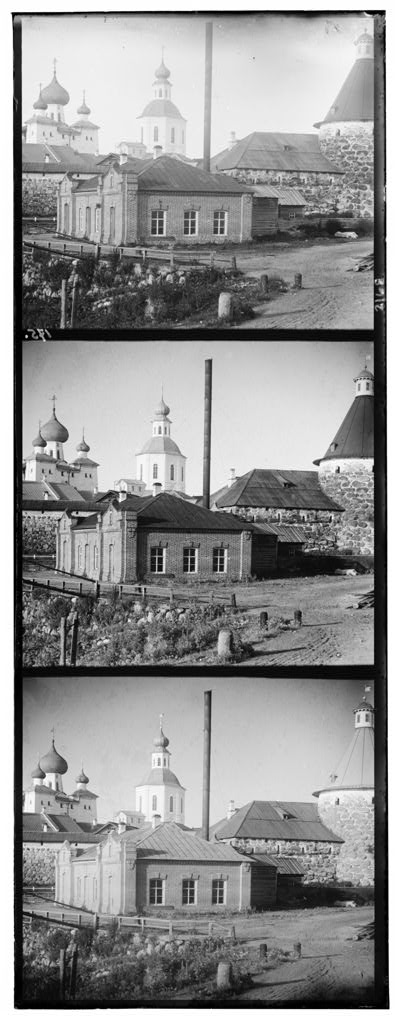
#> input picture prokudin-gorskii/prokudin-gorskii/00351v.jpg, 396 x 1024 px, found by its file name
$ jupyter execute work.ipynb
#> lines starting #> are read from the running program, lines starting #| are printed output that depends on the picture
[cell 1]
import os
import cv2
import numpy as np
import matplotlib; matplotlib.use('agg')
import matplotlib.pyplot as plt

[cell 2]
def split_triptych(path):

    # Read the image
    try:
        # Try using plt.imread first
        img = plt.imread(path)
#> img is the input picture: shape (1024, 396); min 0, max 255, mean 146.8
    except:
        try:
            import urllib.request
            resp = urllib.request.urlopen(path)
            img = np.asarray(bytearray(resp.read()), dtype="uint8")
            img = cv2.imdecode(img, cv2.IMREAD_COLOR)
            img = cv2.cvtColor(img, cv2.COLOR_BGR2RGB)
        except:
            raise ValueError(f"Could not load image from {path}")

    # Get the height and width of the image
    height, width = img.shape[:2]
#> height = 1024; width = 396

    # Calculate the height of each panel (assuming equal sizes)
    panel_height = height // 3
#> panel_height = 341

    # Split the image into three panels (B, G, R from top to bottom)
    # Ensure each panel has exactly the same shape
    blue_channel = img[:panel_height, :]
    green_channel = img[panel_height:2*panel_height, :]
    red_channel = img[2*panel_height:3*panel_height, :]  # Use exact range to ensure same shape

    # Print shapes for debugging
    print(f"Blue channel shape: {blue_channel.shape}")
#| Blue channel shape: (341, 396)
    print(f"Green channel shape: {green_channel.shape}")
#| Green channel shape: (341, 396)
    print(f"Red channel shape: {red_channel.shape}")
#| Red channel shape: (341, 396)

    # Check if all channels have the same dimensions
    if blue_channel.shape != green_channel.shape or blue_channel.shape != red_channel.shape:
        # Resize all to the smallest shape to ensure compatibility
        min_height = min(blue_channel.shape[0], green_channel.shape[0], red_channel.shape[0])
        min_width = min(blue_channel.shape[1], green_channel.shape[1], red_channel.shape[1])

        blue_channel = blue_channel[:min_height, :min_width]
        green_channel = green_channel[:min_height, :min_width]
        red_channel = red_channel[:min_height, :min_width]

        print(f"Resized all channels to shape: {blue_channel.shape}")

    # If the channels are grayscale (only 2D), expand them to 3D for stacking
    if len(blue_channel.shape) == 2:
        # Stack the channels in RGB order
        color_image = np.stack((red_channel, green_channel, blue_channel), axis=2)
    else:
        # If channels already have color dimensions, extract first channel only
        red_intensity = red_channel[:,:,0] if len(red_channel.shape) > 2 else red_channel
        green_intensity = green_channel[:,:,0] if len(green_channel.shape) > 2 else green_channel
        blue_intensity = blue_channel[:,:,0] if len(blue_channel.shape) > 2 else blue_channel

        # Stack the intensity channels
        color_image = np.stack((red_intensity, green_intensity, blue_intensity), axis=2)

    # If the image has values in range [0,1], convert to [0,255] for saving
    if color_image.max() <= 1.0:
        color_image = (color_image * 255).astype(np.uint8)

    # Save the color image
    plt.imsave('color_image_task1.jpg', color_image)

    return red_channel, green_channel, blue_channel, color_image

[cell 3]
def normalized_cross_correlation(channel1, channel2):
    """
    Compute the normalized cross-correlation between two channels.
    """
    # Flatten the channels to 1D arrays
    channel1_flat = channel1.flatten()
    channel2_flat = channel2.flatten()

    # Normalize the channels by their L2 norm
    norm1 = np.sqrt(np.sum(channel1_flat**2))
    norm2 = np.sqrt(np.sum(channel2_flat**2))

    # Avoid division by zero
    if norm1 == 0 or norm2 == 0:
        return 0

    channel1_norm = channel1_flat / norm1
    channel2_norm = channel2_flat / norm2

    # Compute the dot product (correlation)
    ncc = np.dot(channel1_norm, channel2_norm)

    return ncc

[cell 4]
def normalized_cross_correlation_center(channel1, channel2, border=15):
    """
    Compute the normalized cross-correlation between two channels,
    using only the center region unaffected by offsetting artifacts.
    """
    # Exclude border pixels
    h, w = channel1.shape[:2]
    center1 = channel1[border:h-border, border:w-border]
    center2 = channel2[border:h-border, border:w-border]

    return normalized_cross_correlation(center1, center2)

[cell 5]
def simple_dot_product(channel1, channel2):
    """
    Compute the simple dot product between two channels with no normalization.
    """
    # Flatten the channels to 1D arrays
    channel1_flat = channel1.flatten()
    channel2_flat = channel2.flatten()

    # Compute the dot product (correlation)
    dot_product = np.dot(channel1_flat, channel2_flat)

    return dot_product

[cell 6]
def best_offset_ncc(fixed_channel, moving_channel, offset_range=15, use_center=True):
    """
    Look for the best offset using normalized cross-correlation.
    """
#> called with offset_range = 15, use_center = True
    best_corr = -1  # Initialize with a negative correlation
    best_y, best_x = 0, 0

    # Try different offsets
    for y_offset in range(-offset_range, offset_range + 1):
        for x_offset in range(-offset_range, offset_range + 1):
            # Shift the moving channel
            shifted = np.roll(moving_channel, (y_offset, x_offset), axis=(0, 1))

            # Compute correlation
            if use_center:
                corr = normalized_cross_correlation_center(fixed_channel, shifted, border=offset_range)
            else:
                corr = normalized_cross_correlation(fixed_channel, shifted)

            # Update if better correlation found
            if corr > best_corr:
                best_corr = corr
                best_y, best_x = y_offset, x_offset
#> this loop made 31 passes
#> pass 1, in normalized_cross_correlation_center (call 3), `center2 = channel2[border:h-border, border:w-border]`:
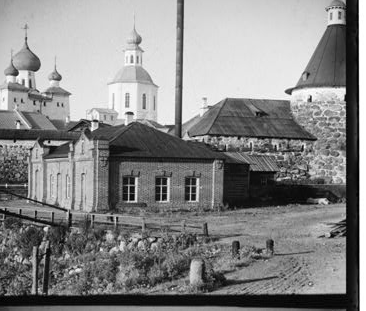
#> center2: shape (311, 366); min 0, max 255, mean 134.7

    return best_y, best_x

[cell 7]
def best_offset_dot(fixed_channel, moving_channel, offset_range=15, use_center=True):
    """
    best offset using simple dot product.
    """
    best_corr = -float('inf')  # Initialize with negative infinity
    best_y, best_x = 0, 0

    # Try different offsets
    for y_offset in range(-offset_range, offset_range + 1):
        for x_offset in range(-offset_range, offset_range + 1):
            # Shift the moving channel
            shifted = np.roll(moving_channel, (y_offset, x_offset), axis=(0, 1))

            # Compute simple dot product
            if use_center:
                h, w = fixed_channel.shape[:2]
                border = offset_range
                fixed_center = fixed_channel[border:h-border, border:w-border]
                shifted_center = shifted[border:h-border, border:w-border]
                corr = simple_dot_product(fixed_center, shifted_center)
            else:
                corr = simple_dot_product(fixed_channel, shifted)

            # Update if better correlation found
            if corr > best_corr:
                best_corr = corr
                best_y, best_x = y_offset, x_offset

    return best_y, best_x

[cell 8]
def align_and_combine(red_channel, green_channel, blue_channel, offset_range=15, use_center=True):
    """
    Align and combine the three channels into a color image using normalized cross-correlation.
    """
    # Find best offsets for green and blue channels relative to red
    g_y_offset, g_x_offset = best_offset_ncc(red_channel, green_channel, offset_range, use_center)
    b_y_offset, b_x_offset = best_offset_ncc(red_channel, blue_channel, offset_range, use_center)

    # Apply the offsets
    aligned_green = np.roll(green_channel, (g_y_offset, g_x_offset), axis=(0, 1))
    aligned_blue = np.roll(blue_channel, (b_y_offset, b_x_offset), axis=(0, 1))

    # Stack the channels
    aligned_image = np.stack((red_channel, aligned_green, aligned_blue), axis=2)

    # If the image has values in range [0,1], convert to [0,255] for display
    if aligned_image.max() <= 1.0:
        aligned_image = (aligned_image * 255).astype(np.uint8)

    # Store the offsets
    offsets = {
        'green': (g_y_offset, g_x_offset),
        'blue': (b_y_offset, b_x_offset)
    }

    return aligned_image, offsets

def align_and_combine_simple_dot(red_channel, green_channel, blue_channel, offset_range=15, use_center=True):
    """
    Align and combine the three channels using simple dot product metric.
    """
#> called with offset_range = 15, use_center = True
    # Find best offsets for green and blue channels relative to red
    g_y_offset, g_x_offset = best_offset_dot(red_channel, green_channel, offset_range, use_center)
    b_y_offset, b_x_offset = best_offset_dot(red_channel, blue_channel, offset_range, use_center)

    # Apply the offsets
    aligned_green = np.roll(green_channel, (g_y_offset, g_x_offset), axis=(0, 1))
    aligned_blue = np.roll(blue_channel, (b_y_offset, b_x_offset), axis=(0, 1))

    # Stack the channels
    aligned_image = np.stack((red_channel, aligned_green, aligned_blue), axis=2)

    # If the image has values in range [0,1], convert to [0,255] for display
    if aligned_image.max() <= 1.0:
        aligned_image = (aligned_image * 255).astype(np.uint8)

    # Store the offsets
    offsets = {
        'green': (g_y_offset, g_x_offset),
        'blue': (b_y_offset, b_x_offset)
    }

    return aligned_image, offsets

[cell 9]
def create_pyramid(image, levels=3, scale_factor=4):
    """
    Create an image pyramid by downsampling the image.
    """
    pyramid = [image]
    current_image = image

    for _ in range(levels - 1):
        h, w = current_image.shape[:2]
        new_h, new_w = h // scale_factor, w // scale_factor
        resized = cv2.resize(current_image, (new_w, new_h))
        pyramid.append(resized)

    # Reverse so that lowest resolution is first
    return pyramid[::-1]

# [52 lines left out: function pyramid_align, not called in this run]

[cell 10]
# Main function to process all tasks
def main():
    # Choose an image from the prokudin-gorskii folder
    # You would need to replace this with the actual path or URL
    image_path = 'https://github.com/Mian56/MV_mod4/blob/main/prokudin-gorskii/prokudin-gorskii/00351v.jpg?raw=true'

    print(f"Processing image: {image_path}")

    # Task 1: Split and combine
    red_channel, green_channel, blue_channel, basic_color_image = split_triptych(image_path)

    # Task 2: Align using two different metrics
    aligned_ncc, offsets_ncc = align_and_combine(
        red_channel, green_channel, blue_channel, offset_range=15, use_center=True
    )

    aligned_dot, offsets_dot = align_and_combine_simple_dot(
        red_channel, green_channel, blue_channel, offset_range=15, use_center=True
    )

    # Save the aligned images
    plt.imsave('aligned_image_ncc.jpg', aligned_ncc)
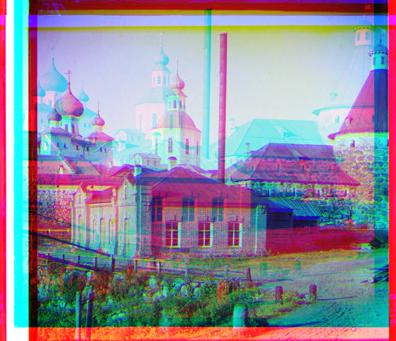
#> saved as aligned_image_ncc.jpg: shape (341, 396, 3); mean R, G, B 144.6, 139.4, 155.6
    plt.imsave('aligned_image_dot.jpg', aligned_dot)
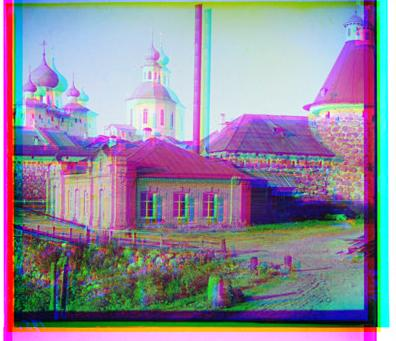
#> saved as aligned_image_dot.jpg: shape (341, 396, 3); mean R, G, B 144.7, 139.4, 155.6

    print("Task 1 complete: Basic color image created")
    print("Task 2 complete: Aligned images created")
    print("Offsets using NCC:", offsets_ncc)
#| Offsets using NCC: {'green': (15, 15), 'blue': (15, 15)}
    print("Offsets using simple dot product:", offsets_dot)
#| Offsets using simple dot product: {'green': (-14, -10), 'blue': (-9, -6)}

    # Task 3: Pyramid alignment (for large images)
    # For now, just use the same image as an example
    # The pyramid_align function returns only two values: aligned_image, offsets

    # Use the original pyramid_align function (renamed to pyramid_align_original)
    aligned_pyramid, offsets = pyramid_align_original(
        red_channel, green_channel, blue_channel, levels=3, scale_factor=4, offset_range=10
    )

    # Save the pyramid-aligned image
    plt.imsave('aligned_image_pyramid.jpg', aligned_pyramid)

    print("Task 3 complete: Pyramid-aligned image created")
    # Print the offsets instead of level_offsets and total_offsets
    print("Offsets:", offsets)

    # ... (Rest of your code) ...


def pyramid_align_original(red_channel, green_channel, blue_channel, levels=3, scale_factor=4, offset_range=10, use_center=True):
    """
    Align RGB channels using an image pyramid approach.
    """
    # Create pyramids
    red_pyramid = create_pyramid(red_channel, levels, scale_factor)
    green_pyramid = create_pyramid(green_channel, levels, scale_factor)
    blue_pyramid = create_pyramid(blue_channel, levels, scale_factor)
#> the loop in create_pyramid (call 3), `for _ in range(levels - 1):` made 2 passes
#> pass 1, in create_pyramid (call 3), `resized = cv2.resize(current_image, (new_w, new_h))`:
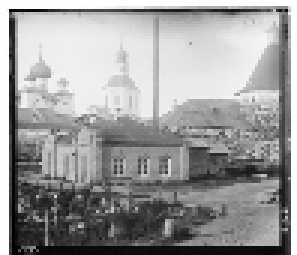
#> resized: shape (85, 99) (shown 3 times larger); min 0, max 255, mean 155.6

    # Initial offsets at coarsest level
    g_offset = (0, 0)
    b_offset = (0, 0)

    for level in range(levels):
        # Get current level images
        r = red_pyramid[level]
        g = np.roll(green_pyramid[level], g_offset, axis=(0, 1))
        b = np.roll(blue_pyramid[level], b_offset, axis=(0, 1))

        # Find offset at this level
        g_dy, g_dx = best_offset_ncc(r, g, offset_range, use_center)
        b_dy, b_dx = best_offset_ncc(r, b, offset_range, use_center)

        # Update offset (accumulate and scale to next level)
        if level != levels - 1:
            g_offset = (g_offset[0] + g_dy * scale_factor, g_offset[1] + g_dx * scale_factor)
            b_offset = (b_offset[0] + b_dy * scale_factor, b_offset[1] + b_dx * scale_factor)
        else:
            # Final offset update (no upscaling needed)
            g_offset = (g_offset[0] + g_dy, g_offset[1] + g_dx)
            b_offset = (b_offset[0] + b_dy, b_offset[1] + b_dx)
#> this loop made 3 passes
#> pass 1, in normalized_cross_correlation_center (call 1923), `center1 = channel1[border:h-border, border:w-border]`:
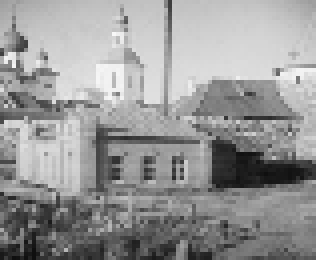
#> center1: shape (65, 79) (shown 4 times larger); min 15, max 248, mean 151
#> pass 1, in normalized_cross_correlation_center (call 1925), `center2 = channel2[border:h-border, border:w-border]`:
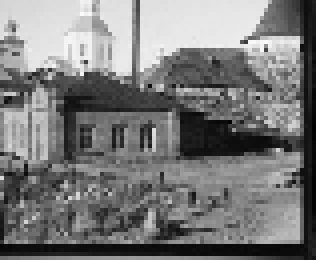
#> center2: shape (65, 79) (shown 4 times larger); min 1, max 251, mean 121.6

    # Apply final offsets to original channels
    aligned_green = np.roll(green_channel, g_offset, axis=(0, 1))
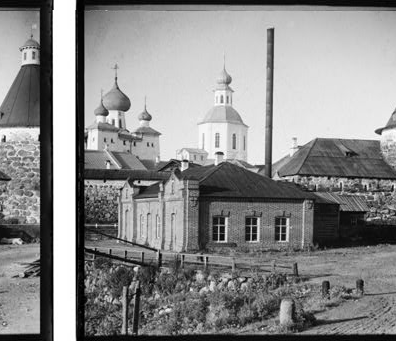
#> aligned_green: shape (341, 396); min 0, max 255, mean 139.5
    aligned_blue = np.roll(blue_channel, b_offset, axis=(0, 1))
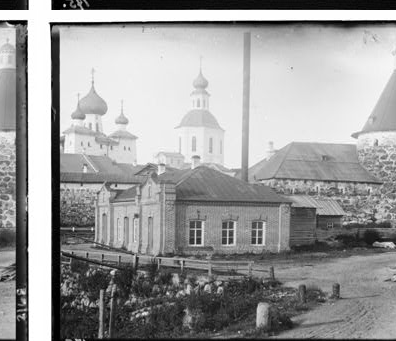
#> aligned_blue: shape (341, 396); min 0, max 255, mean 155.8

    # Stack channels in RGB order
    aligned_image = np.stack((red_channel, aligned_green, aligned_blue), axis=2)
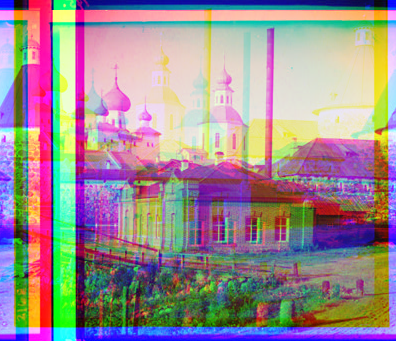
#> aligned_image: shape (341, 396, 3); mean of channels 0, 1, 2 144.9, 139.5, 155.8; drawn as B, G, R

    # Normalize if needed
    if aligned_image.max() <= 1.0:
        aligned_image = (aligned_image * 255).astype(np.uint8)

    offsets = {
        'green': g_offset,
        'blue': b_offset
    }

    return aligned_image, offsets

if __name__ == "__main__":
    main()
#> in main, `plt.imsave('aligned_image_pyramid.jpg', aligned_pyramid)`:
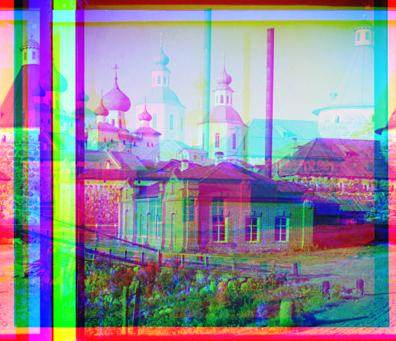
#> saved as aligned_image_pyramid.jpg: shape (341, 396, 3); mean R, G, B 144.6, 139.4, 155.6
#| Offsets: {'green': (10, 62), 'blue': (10, 38)}

$ run again, with prokudin-gorskii/prokudin-gorskii/00125v.jpg copied over prokudin-gorskii/prokudin-gorskii/00351v.jpg
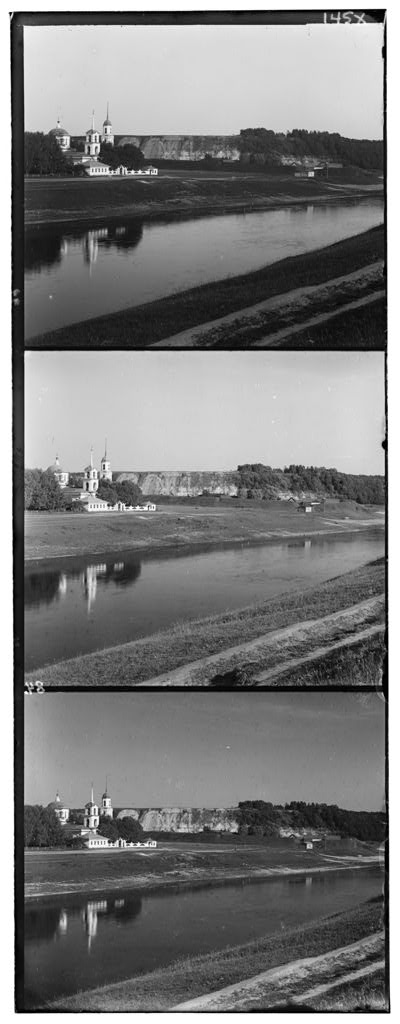
#> input picture prokudin-gorskii/prokudin-gorskii/00125v.jpg, 400 x 1024 px, found by its file name
#> in split_triptych, img is the input picture: shape (1024, 400); min 0, max 255, mean 124.2
#| Blue channel shape: (341, 400)
#| Green channel shape: (341, 400)
#| Red channel shape: (341, 400)
#> the loop in best_offset_ncc, `for y_offset in range(-offset_range, offset_range + 1):` made 31 passes
#> pass 1, in normalized_cross_correlation_center (call 3), `center2 = channel2[border:h-border, border:w-border]`:
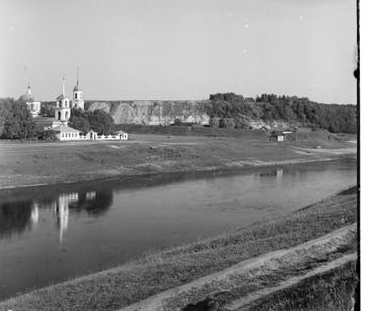
#> center2: shape (311, 370); min 0, max 255, mean 137.6
#| Offsets using NCC: {'green': (4, -15), 'blue': (15, -15)}
#| Offsets using simple dot product: {'green': (-10, -3), 'blue': (-15, 5)}
#> in main, `plt.imsave('aligned_image_pyramid.jpg', aligned_pyramid)`:
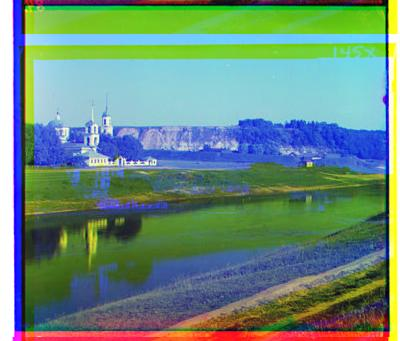
#> saved as aligned_image_pyramid.jpg: shape (341, 400, 3); mean R, G, B 106.7, 139.2, 125.7
#| Offsets: {'green': (-4, 1), 'blue': (34, 10)}
